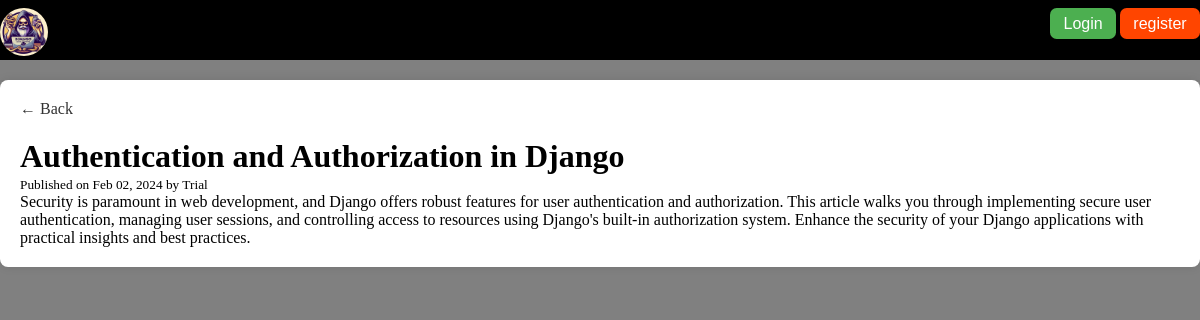
The page /post/detail/13/ on the database its author committed.
### blog/models.py (models this page shows, shortened)
class Post(models.Model):
    title = models.CharField(max_length=120)
    content = models.TextField()
    published_at = models.DateTimeField(default=timezone.now)
    author = models.ForeignKey(User, on_delete=models.CASCADE)
    class Meta:
        ordering = ['-published_at']

### blog/views.py (the view)
# urls.py: path('post/detail/<int:post_id>/', views.post_detail, name='post-detail'),
def post_detail(request, post_id):
    post = get_object_or_404(Post, pk=post_id)
    return render(request, 'blog/post_detail.html', {'post': post})

### blog/templates/blog/post_detail.html (shortened to what this page needs)
{% extends 'base.html' %}
{% load static %}
{% block content %}
  <div class="post-detail">
    <a href="{% url 'posts' %}" class="back-arrow">&larr; Back</a>
    <h1>{{ post.title }}</h1>
    <small>Published on {{ post.published_at | date:"M d, Y" }} by {{ post.author | title }}</small>
    <p class="post-content">{{ post.content }}</p>
  </div>
{% endblock content %}

### static/css/style.css (style rules this page uses)
* { margin: 0; padding: 0; box-sizing: border-box; }
.post-detail { background-color: #fff; padding: 20px; border-radius: 8px; box-shadow: 0 0 10px rgba(0, 0, 0, 0.1); margin-top: 20px; }
.back-arrow { text-decoration: none; color: #333; font-size: 16px; margin-bottom: 20px; display: inline-block; }
body { background-color: gray; }

### rows shown on the page
Post: title "Authentication and Authorization in Django", published_at "Feb 02, 2024", author "Trial", content "Security is paramount in web development, and Django offers robust features for user authentication and authorization. This article walks you through implementing secure user authentication, managing user sessions, and controlling access to resources using Django's built-in authorization system. Enhance the security of your Django applications with practical insights and best practices."
